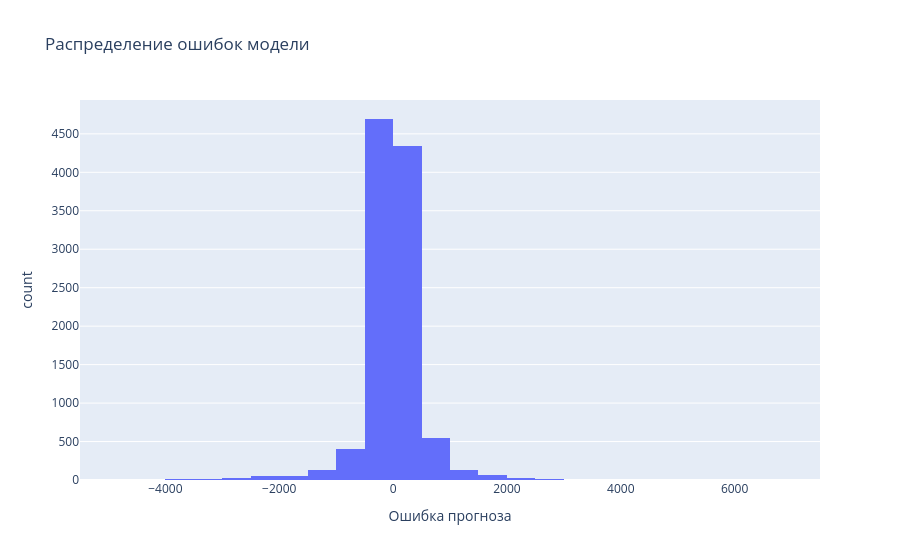

Source (notebook cell):
### Code cell
px.histogram(
    predictions_df,
    x="error",
    nbins=50,
    title="Распределение ошибок модели",
    labels={"error": "Ошибка прогноза"}
)

### Figure 1 — Plotly figure (JSON) as saved in the notebook; plotly's stock layout.template omitted (floating-point values rounded to 4 significant figures; data arrays with more than 128 entries replaced by an {"elided": "..."} marker saying what was removed)
{"data": [{"bingroup": "x", "hovertemplate": "Ошибка прогноза=%{x}<br>count=%{y}<extra></extra>", "legendgroup": "", "marker": {"color": "#636efa", "pattern": {"shape": ""}}, "name": "", "nbinsx": 50, "orientation": "v", "showlegend": false, "type": "histogram", "x": {"elided": "10505 float values"}, "xaxis": "x", "yaxis": "y"}], "layout": {"barmode": "relative", "legend": {"tracegroupgap": 0}, "title": {"text": "Распределение ошибок модели"}, "xaxis": {"anchor": "y", "domain": [0, 1], "title": {"text": "Ошибка прогноза"}}, "yaxis": {"anchor": "x", "domain": [0, 1], "title": {"text": "count"}}}}
